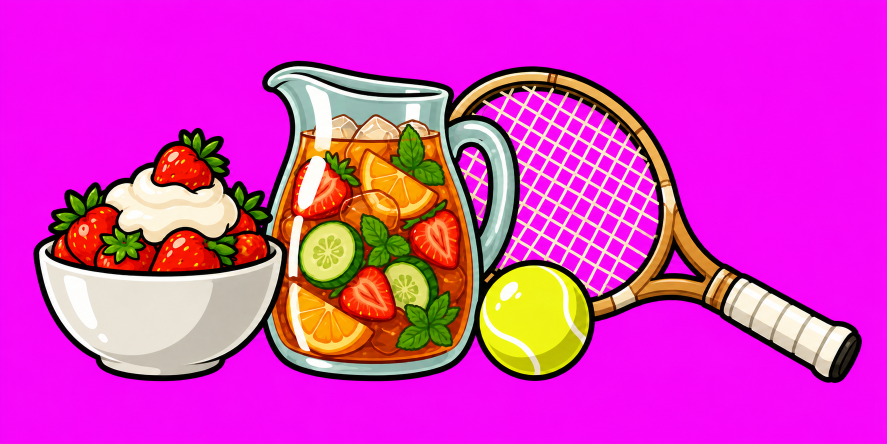
#> input picture design-docs/wimbledon/summer-kit-2.png, 1774 x 887 px (shown at 1/2 size); the run also reads 1 picture not shown here
$ python export.py
#> lines starting #> are read from the running program, lines starting #| are printed output that depends on the picture; after the words box and inside, x2 and y2 are one past the last pixel; in counts of white or black regions, pixels touching at a corner belong together
### design-docs/art.py
"""Shared steps for exporting seasonal theme art (see halloween/README.md).

Each theme's export.py imports this: key the flat magenta background out with
alpha from min(R,B) - G ramping between 60 and 140 and a half-strength
despill, crop to the art plus a margin, split pose sheets at their empty
column (or row) runs, measure a feature (an eye) to put sheets drawn at
different sizes on one scale, and write WebP. EyeScale holds one animal's
pictures on that scale and prints where each part sat in its reference.

The scripts pin their libraries: Pillow 13 writes a few pixels of some
pictures differently, so the shipped WebPs would no longer be reproduced.
"""
from collections import deque
from collections.abc import Callable
from pathlib import Path
import subprocess
import tempfile

import numpy as np
from PIL import Image

MARGIN = 6

Mask = Callable[[np.ndarray], np.ndarray]
# Finds where a part sits in a whole (its top left), as by_colour does.
Placer = Callable[[np.ndarray, np.ndarray], tuple[int, int]]
Size = tuple[int, int]


def keyed(path: Path) -> np.ndarray:
    rgb = np.asarray(Image.open(path).convert('RGB')).astype(np.float32)
    r, g, b = rgb[..., 0], rgb[..., 1], rgb[..., 2]
    spill = np.minimum(r, b) - g
    alpha = 1 - np.clip((spill - 60) / 80, 0, 1)
    excess = np.maximum(spill, 0) * 0.5
    out = np.dstack([r - excess, g, b - excess, alpha * 255])
    return np.clip(out, 0, 255).astype(np.uint8)


def crop(rgba: np.ndarray) -> np.ndarray:
    ys, xs = np.nonzero(rgba[..., 3] > 8)
    return rgba[max(0, ys.min() - MARGIN):ys.max() + MARGIN + 1, max(0, xs.min() - MARGIN):xs.max() + MARGIN + 1]
#> returned value: shape (656, 1669, 4)


# [32 lines left out: functions crop_origin, poses, fill_only, not called in this run]


def rows(rgba: np.ndarray, count: int) -> list[np.ndarray]:
    """Split a sheet of count pieces, top to bottom, the same way."""
    return [p.transpose(1, 0, 2) for p in poses(rgba.transpose(1, 0, 2), count)]


def blob(mask: np.ndarray, seed: tuple[int, int]) -> list[tuple[int, int]]:
    """The pixels (row, column) of mask's blob nearest seed (x, y): every one
    joined, side by side, to the mask's pixel nearest seed, in the order a
    flood fill from there reaches them."""
    ys, xs = np.nonzero(mask)
    i = int(np.argmin((ys - seed[1]) ** 2 + (xs - seed[0]) ** 2))
    start = (int(ys[i]), int(xs[i]))
    seen, todo, found = {start}, deque([start]), []
    while todo:
        y, x = todo.popleft()
        found.append((y, x))
        for n in ((y + 1, x), (y - 1, x), (y, x + 1), (y, x - 1)):
            if 0 <= n[0] < mask.shape[0] and 0 <= n[1] < mask.shape[1] and mask[n] and n not in seen:
                seen.add(n)
                todo.append(n)
    return found


def feature(path: Path, seed: tuple[int, int], dark_below: int = 200) -> float:
    """The size (mean of width and height) of the dark blob nearest seed in a
    source image: an eye, the one feature every pose of an animal shares. An
    animal whose plumage is itself dark (a brown hawk) sets dark_below lower,
    so only the pupil counts."""
    rgb = np.asarray(Image.open(path).convert('RGB')).astype(int)
    by, bx = zip(*blob(rgb.sum(axis=-1) < dark_below, seed))
    return ((max(bx) - min(bx) + 1) + (max(by) - min(by) + 1)) / 2


def lum(rgba: np.ndarray) -> np.ndarray:
    return rgba[..., :3].astype(np.float32) @ np.array([0.299, 0.587, 0.114], dtype=np.float32)


def opaque(rgba: np.ndarray) -> np.ndarray:
    return rgba[..., 3] > 128


def ground(rgba: np.ndarray) -> int:
    """The lowest row anything stands on: the last with an opaque pixel."""
    return int(np.nonzero(opaque(rgba).any(axis=1))[0].max())


# [4 lines left out: function pale, not called in this run]


def rescaled(rgba: np.ndarray, k: float) -> np.ndarray:
    img = Image.fromarray(rgba, 'RGBA')
    return np.asarray(img.resize((round(img.width * k), round(img.height * k)), Image.LANCZOS))


# Given a part, what a window of the whole the same size as it scores: the
# higher, the better the part fits there.
Score = Callable[[np.ndarray], Callable[[np.ndarray], float]]


# [50 lines left out: functions search, place, _correlate, by_colour, not called in this run]


def export(rgba: np.ndarray, out: Path, name: str, scale: float) -> tuple[int, int]:
#> called with name = 'summer-kit', scale = 0.168
    img = Image.fromarray(rgba, 'RGBA')
    size = (round(img.width * scale), round(img.height * scale))
#> size = (280, 110)
    img = img.resize(size, Image.LANCZOS)
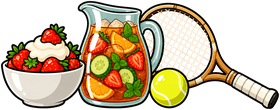
#> img: PIL image 280x110 RGBA; mean R, G, B, A 101.3, 83.6, 57.5, 138.5; transparent parts drawn white
    with tempfile.TemporaryDirectory() as tmp:
        png = Path(tmp) / f'{name}.png'
        img.save(png)
        subprocess.run(['cwebp', '-quiet', '-q', '90', '-alpha_q', '100', '-exact', str(png), '-o', str(out / f'{name}.webp')], check=True)
#> (this line was passed over: subprocess is not available in this run)
    return size


# [34 lines left out: functions export_with_fur, knobbed, span_up, not called in this run]


def cut(rgba: np.ndarray, names: list) -> dict:
    """A sheet split into its named pieces, left to right, each cropped."""
    return dict(zip(names, (crop(p) for p in poses(rgba, len(names)))))


class EyeScale:
    """One animal's pictures put on one scale, the eye's (the one feature
    every pose shares), so every pose is the same animal: its eye is eye
    drawing units across, written at res file pixels per unit, and the
    theme's rig sets how big a unit is on the page. eyes says where each
    sheet's eye is (source pixels, measured by eye). Drawing units are the
    reference's, moved by margin so a frame round it has a margin. measure
    says how big the feature is in a sheet, given where it is: feature (a
    dark blob) by default, or another where an eye cannot be told from the
    fur round it (a bumblebee's, in its black head) or than which only a
    darker blob counts (a brown hawk's: feature with a lower dark_below).
    Given middle (where the feature's middle is in a sheet, source pixels,
    given its seed), the reference and each key pose also print where
    their eye is, which the lab lines up with the rig's."""

    def __init__(self, here: Path, eyes: dict[str, tuple[int, int]], eye: float, res: int, margin: int = 1,
                 measure: Callable[[Path, tuple[int, int]], float] = feature,
                 middle: Callable[[Path, tuple[int, int]], tuple[float, float]] | None = None):
        self.here, self.eyes, self.eye, self.res, self.margin, self.measure, self.middle = here, eyes, eye, res, margin, measure, middle
        self.standing = np.zeros((0, 0, 4), np.uint8)
        self.standing_sheet = ''

    def px(self, sheet: str, seed: tuple[int, int] | None = None) -> float:
        """The eye's size in a sheet's own pixels."""
        return self.measure(self.here / sheet, seed or self.eyes[sheet])

    def on_eye(self, sheet: str) -> float:
        """File pixels to each of a sheet's pixels."""
        return self.eye / self.px(sheet) * self.res

    def per_unit(self) -> float:
        """The reference's pixels to each drawing unit."""
        return self.px(self.standing_sheet) / self.eye

    def units(self, size: Size) -> str:
        return f'{size[0] / self.res:.2f}x{size[1] / self.res:.2f}'

    # [9 lines left out: function spot, not called in this run]

    def eye_at(self, sheet: str, seed: tuple[int, int], key: Callable[[Path], np.ndarray]) -> str:
        if self.middle is None:
            return ''
        x, y = self.spot(sheet, seed, self.middle(self.here / sheet, seed), key)
        return f'; eye at {x:.2f}, {y:.2f}'

    def reference(self, sheet: str, out: Path, name: str, key: Callable[[Path], np.ndarray] = keyed) -> Size:
        """The whole animal standing square, its anatomy reference: written
        for the lab to lay over the rig, and kept to place the parts by."""
        self.standing = crop(key(self.here / sheet))
        self.standing_sheet = sheet
        size = export(self.standing, out, name, self.on_eye(sheet))
        print(f'{name}: {self.units(size)} at {self.margin}, {self.margin}; ground {ground(self.standing) / self.per_unit() + self.margin:.2f}{self.eye_at(sheet, self.eyes[sheet], key)}')
        return size

    def key_poses(self, prefix: str, seeds: dict[str, tuple[int, int]], out: Path, key: Callable[[Path], np.ndarray] = keyed) -> None:
        """Key poses of the same animal, drawn from the reference, that the
        rig's poses are tuned toward; the lab lays each over its mode. seeds
        says where each one's eye is."""
        for pose, seed in seeds.items():
            name = f'{prefix}{pose}'
            path = self.here / f'{name}.png'
            eye = self.measure(path, seed)
            size = export(crop(key(path)), out, name, self.eye / eye * self.res)
            print(f'{name}: eye {eye:.1f}px; drawing units {self.units(size)}{self.eye_at(f"{name}.png", seed, key)}')

    # [13 lines left out: function placed, not called in this run]

    def find(self, part: np.ndarray, mask: Mask | Placer) -> tuple[int, int]:
        """Where a part, grown onto the reference's pixels, sits in it."""
        return by_colour(part, self.standing) if mask is by_colour else place(part, self.standing, mask=mask)

    # [20 lines left out: functions parts, bar, foot, not called in this run]

### design-docs/wimbledon/export.py
# /// script
# dependencies = ["pillow==12.3.0", "numpy==2.5.4"]
# ///
"""Keys, crops and exports the summer tennis art. Run: uv run design-docs/wimbledon/export.py

The steps are shared with the other themes (../art.py). The shelf's kit is
exported at twice its display size.

Both birds are put on one scale in drawing units, the eye's (each bird's own
eye, so every pose of it is the same animal), at RES file pixels per unit,
and the rigs set one page size for a unit, so the hawk is the size it should
be beside the pigeons (1.6 times as long). The pigeon's parts are cut from
pigeon-standing-2.png (its anatomy reference) into pigeon-parts.png and
placed where they sat in it, the body from its redraw with the rump and
undertail coverts kept (pigeon-body-3.png); its neck piece is cut from
between the body and the head laid together, each then cut short of it;
its leg pieces, cut from its own legs, are in pigeon-limbs.png; its flight
wings and fanned tail in pigeon-wings.png. The hawk only flies, so its parts are cut from its glide,
hawk-pose-glide-2.png, into hawk-parts.png and placed on the glide; its
wings are in hawk-wings.png, each wing piece stood span up as the bird kit
draws one. The sizes printed are what the rigs lay out.
"""
from pathlib import Path
import sys

sys.path.insert(0, str(Path(__file__).resolve().parents[1]))
from art import EyeScale, by_colour, crop, cut, export, feature, keyed, knobbed, lum, rescaled, span_up  # noqa: E402
import numpy as np  # noqa: E402
from PIL import Image  # noqa: E402

HERE = Path(__file__).resolve().parent
OUT = HERE.parents[1] / 'internal/dashboard/ui/src/lib/theme/wimbledon'
LAB = HERE.parents[1] / 'internal/dashboard/ui/src/lab'
RES = 12
# The pigeon's eye (its black pupil, the blob art.py's feature finds) is one
# drawing unit across, which makes the standing pigeon about 20 units long.
PIGEON_EYE = 1.0
# The hawk's pupil, in the same units: the glide drawing is then 1.6 times
# the standing pigeon's length (31.8 units against 19.9), as a Harris's hawk
# (46 to 59cm) is beside a feral pigeon (30 to 35cm). Its plumage is dark
# brown, so only what is darker still counts as the pupil.
HAWK_EYE = 1.8
HAWK_DARK = 90
# Where each sheet's eye is (source pixels), measured by eye.
PIGEON_EYES = {'pigeon-standing-2.png': (1082, 199), 'pigeon-parts.png': (1925, 298), 'pigeon-body-3.png': (1302, 432)}
PIGEON_POSES = {
    'alert': (1012, 131), 'peck': (1194, 727), 'walk-thrust': (1273, 238), 'walk-hold': (1086, 265),
    'takeoff': (1100, 374), 'flight-down': (1164, 298), 'flight-up': (1168, 455), 'land': (1006, 378),
}
HAWK_EYES = {'hawk-pose-glide-2.png': (995, 620), 'hawk-parts.png': (1140, 370)}
HAWK_POSES = {'flap-down': (986, 400), 'flap-up': (971, 764)}
PIGEON_PARTS = ['pigeon-body', 'pigeon-wing', 'pigeon-tail', 'pigeon-head']
# pigeon-parts.png's body stopped short behind, where the reference's folded
# wing hid the rump, so a notch showed between the tail's root and the
# belly; the body is cut from pigeon-body-3.png instead, redrawn with its
# rear running back over the tail's root, beside the same head.
BODY_SHEET = ['pigeon-body', 'pigeon-head']
HAWK_PARTS = ['hawk-body', 'hawk-head', 'hawk-tail']
# The pieces left to right in pigeon-limbs.png (its first, a neck piece, no
# longer used: see NECK_BODY), and how thick each bar is drawn, outline
# included, in drawing units, measured from the reference: the feathered
# tibiotarsus where it leaves the belly, and the bare coral tarsometatarsus
# below the ankle.
LIMBS = ['pigeon-neck', 'pigeon-thigh', 'pigeon-shank', 'pigeon-foot', 'pigeon-foot-curled']
THICK = {'pigeon-thigh': 1.7, 'pigeon-shank': 0.45}
# Where the neck is parted from the body and from the head: a line across
# it each (drawing units, nape side to throat side). The body is cut off at
# the lower line and outlined along it, LINE thick (the drawings' outlines)
# in their INK; the head is kept to the upper line and fades out past it
# over SOFT. The neck piece is what lies between, cut from the body and
# head laid together where they sat, NECK_SIDES across, running on UNDER
# under the head. Its fur runs back over the body's new outline and fades
# out over RUN; outlined, it runs back as far again and is outlined where it
# ends, so the neck turned out from under the body has an outlined base.
NECK_BODY = ((13.9, 6.3), (19.9, 8.4))
NECK_HEAD = ((14.8, 4.4), (19.3, 5.0))
NECK_SIDES = (13.5, 20.5)
SOFT = 0.7
UNDER = 0.3
LINE = 0.22
RUN = 0.6
INK = (22, 24, 30)
# Working pixels to a unit, laying the parts together to cut the neck from.
WORK = 48
# Feet: length in drawing units (the reference's near foot, hallux tip to
# middle claw), and where on them (fractions of their box) the shank comes
# down, where the toes part. Each keeps of the shank drawn above that only a
# knob round it (art.py's knobbed), KNOB across in drawing units, outlined
# KNOB_LINE thick: the shank's own bar draws the rest.
FEET = {'pigeon-foot': (4.7, (0.34, 0.3)), 'pigeon-foot-curled': (2.8, (0.45, 0.26))}
KNOB = 0.3
KNOB_LINE = 0.06
WINGS = ['arm', 'hand', 'arm-under', 'hand-under']
# A wing's hand (wrist to tip) is about half the bird's length: a pigeon's
# wing (31 to 34cm of its 62 to 68cm span) is as long as the bird, a Harris's
# hawk's a little shorter (103 to 120cm of span on a 46 to 59cm bird); the
# primaries are about half of it. The arm is drawn on the same scale.
PIGEON_HAND = 10.0
HAWK_HAND = 15.3


# [18 lines left out: functions wings, across, not called in this run]


def ramp(t: np.ndarray) -> np.ndarray:
    t = np.clip(t, 0, 1)
    return t * t * (3 - 2 * t)


# [87 lines left out: functions faded, grid, where, inked, feathers, parted and 1 more, not called in this run]


def main() -> None:
    OUT.mkdir(exist_ok=True)
    # Display heights in page pixels, and how many file pixels to each.
    for name, source, height, density in [('summer-kit', 'summer-kit-2.png', 55, 2)]:
        art = crop(keyed(HERE / source))
        w, h = export(art, OUT, name, density * height / art.shape[0])
#> w = 280; h = 110
        print(f'{name}: display {w / density:g}x{h / density:g}')
#| summer-kit: display 140x55

    pigeon = EyeScale(HERE, PIGEON_EYES, PIGEON_EYE, RES)
    for sheet in PIGEON_EYES:
        print(f'{sheet}: eye {pigeon.px(sheet):.1f}px')
#> this loop made 3 passes
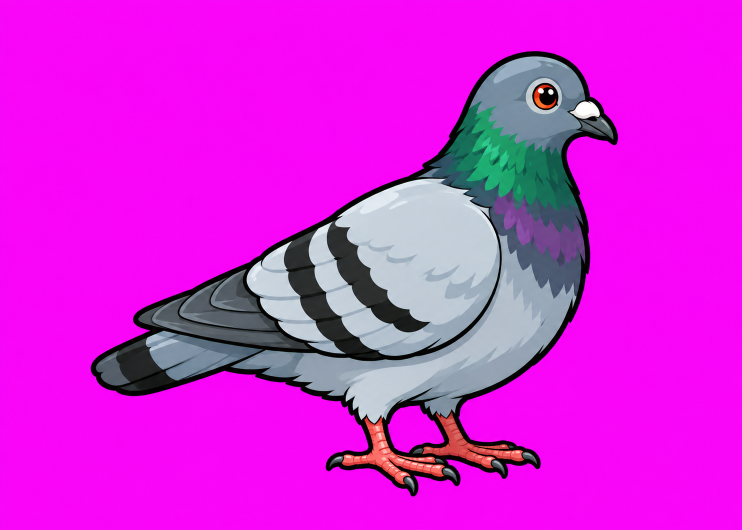
#> input picture design-docs/wimbledon/pigeon-standing-2.png, 1484 x 1060 px (shown at 1/2 size)
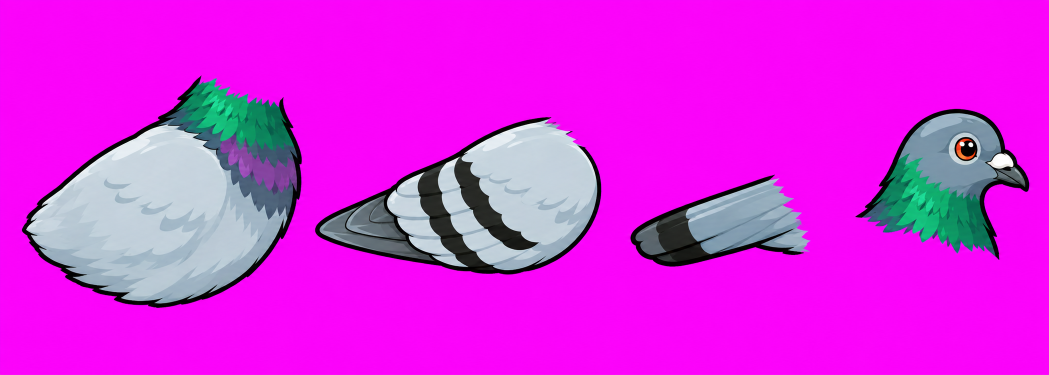
#> input picture design-docs/wimbledon/pigeon-parts.png, 2098 x 749 px (shown at 1/2 size)
    pigeon.reference('pigeon-standing-2.png', LAB, 'pigeon-reference')
#> in keyed (call 2), `out = np.dstack([r - excess, g, b - excess, alpha * 255])`:
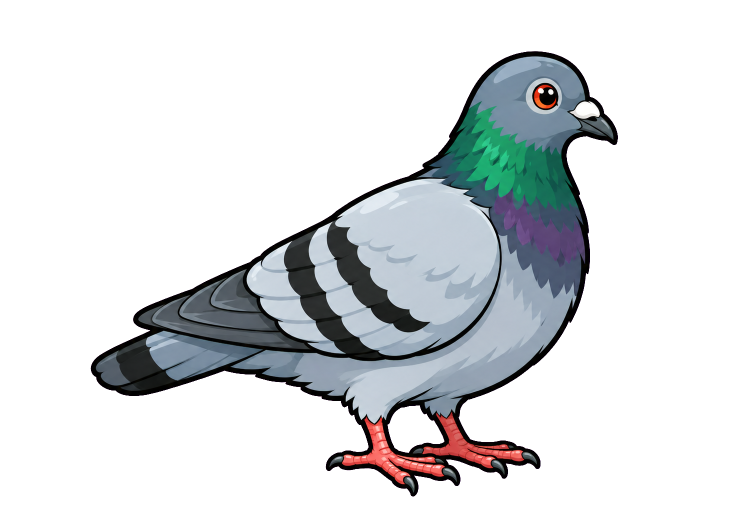
#> out: shape (1060, 1484, 4) float32 (shown at 1/2 size); mean of channels 0, 1, 2, 3 123.9, 35.3, 128.2, 65.5; transparent parts drawn white
#> call 4 of blob, with seed = (1082, 199)
#> in blob (call 4), `ys, xs = np.nonzero(mask)`:
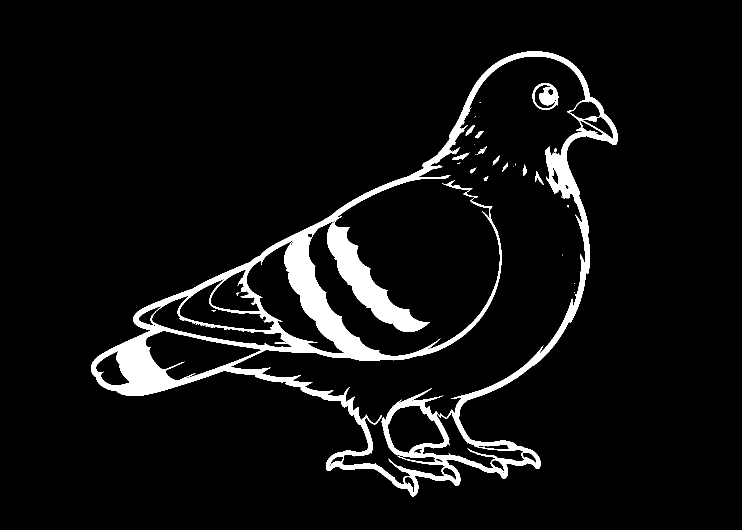
#> mask: shape (1060, 1484) bool (shown at 1/2 size); 6.2% white; 55 white regions (41 under 20 px), largest, box (x1, y1, x2, y2) and area: (182, 102, 1236, 993) 94849, (1065, 166, 1117, 220) 1405, (884, 360, 956, 396) 334
#> in blob (call 4), `i = int(np.argmin((ys - seed[1]) ** 2 + (xs - seed[0]) ** 2))`: i = 4278
#> in blob (call 4), `start = (int(ys[i]), int(xs[i]))`: start = (199, 1082)
#> in blob (call 4), `seen, todo, found = {start}, deque([start]), []`: found = []
#> the loop in blob (call 4), `while todo:` made 1405 passes
#> (y, x) on passes 1 to 3: (199, 1082), (200, 1082), (198, 1082)
#> after the loop in blob (call 4), `while todo:`: found = 1405 pairs, first value 166 to 219, second value 1065 to 1116; seen = 1405 items
#> call 2 of export, with name = 'pigeon-reference', scale = 0.226
#> in export (call 2), `img = img.resize(size, Image.LANCZOS)`:
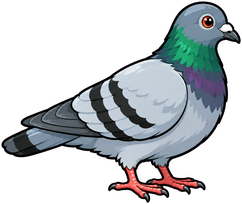
#> img: PIL image 242x204 RGBA; mean R, G, B, A 47.7, 51.8, 55.3, 106.5; transparent parts drawn white
#> in reference, `size = export(self.standing, out, name, self.on_eye(sheet))`: size = (242, 204)
#> in opaque, `return rgba[..., 3] > 128`:
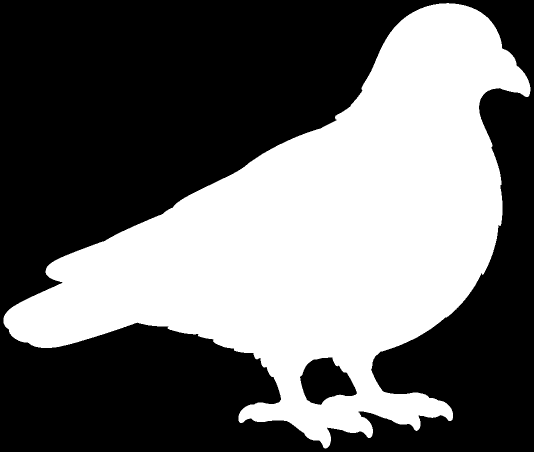
#> returned value: shape (903, 1067) bool (shown at 1/2 size); 41.8% white; 1 white region, box (x1, y1, x2, y2) and area: (7, 6, 1061, 897) 402553
#| pigeon-reference: 20.17x17.00 at 1, 1; ground 17.91
    pigeon.key_poses('pigeon-pose-', PIGEON_POSES, LAB)
    parts = cut(keyed(HERE / 'pigeon-parts.png'), PIGEON_PARTS)
    body = cut(keyed(HERE / 'pigeon-body-3.png'), BODY_SHEET)['pigeon-body']
    pigeon.parts({name: parts[name] for name in ['pigeon-wing', 'pigeon-tail']}, 'pigeon-parts.png', OUT, mask=by_colour)
    neck(pigeon, parted(pigeon, body, parts['pigeon-head']))
    limbs = cut(keyed(HERE / 'pigeon-limbs.png'), LIMBS)
    for name, thick in THICK.items():
        pigeon.bar(name, limbs[name], OUT, thick)
    for name, (length, heel) in FEET.items():
        per_unit = limbs[name].shape[1] / length
        pigeon.foot(name, knobbed(limbs[name], heel, KNOB * per_unit, KNOB_LINE * per_unit), OUT, length, heel)
    flight = wings('pigeon-wings.png', 'pigeon', PIGEON_HAND, [*WINGS, 'tail-fan'])
    # The fanned tail as long as the closed one.
    closed = parts['pigeon-tail']
    length = closed.shape[1] * pigeon.on_eye('pigeon-parts.png')
    w, h = export(flight['tail-fan'], OUT, 'pigeon-tail-fan', length / flight['tail-fan'].shape[1])
    print(f'pigeon-tail-fan: {w / RES:.2f}x{h / RES:.2f}')

    hawk = EyeScale(HERE, HAWK_EYES, HAWK_EYE, RES, measure=lambda path, seed: feature(path, seed, HAWK_DARK))
    for sheet in HAWK_EYES:
        print(f'{sheet}: eye {hawk.px(sheet):.1f}px')
    hawk.reference('hawk-pose-glide-2.png', LAB, 'hawk-pose-glide')
    hawk.key_poses('hawk-pose-', HAWK_POSES, LAB)
    hawk.parts(cut(keyed(HERE / 'hawk-parts.png'), HAWK_PARTS), 'hawk-parts.png', OUT, mask=by_colour)
    wings('hawk-wings.png', 'hawk', HAWK_HAND, WINGS)


if __name__ == '__main__':
#> (the run stopped early here; a loop or call above may not have finished)
